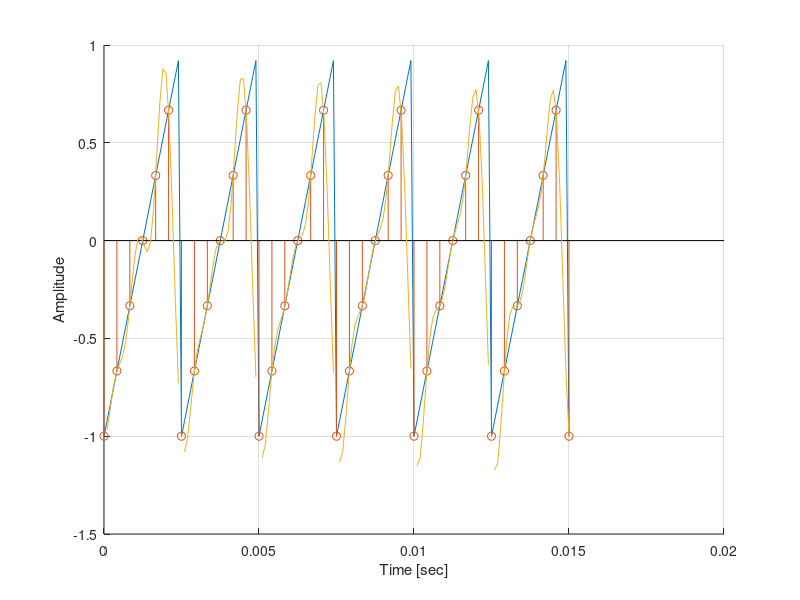
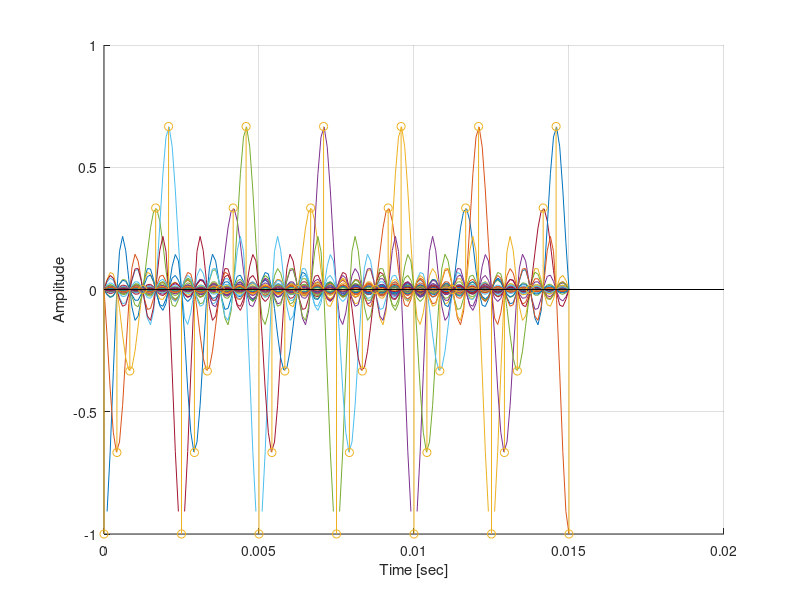

Here is the MATLAB script that generated these plots, in order: (Note: this script raises an error after producing the figures.)
%% Sampling and reconstruction demo
clear,clc,close all;

%% Parameters
F = 400;     % frequency of signal [Hz]
Fs = 6*(F);   % sampling rate [Hz]
Ts = 1/Fs;  % sampling period [sec]

%% Generate "continuous time" signal and discrete time signal
tc = 0:1e-4:6/F;        % CT axis
xc = sawtooth(2*pi*F*tc);    % CT signal
td = 0:Ts:6/F;          % DT axis
xd = sawtooth(2*pi*F*td);    % DT signal
N = length(td);         % number of samples

%% Reconstruction by using the formula:
% xr(t) = sum over n=0,...,N-1: x(nT)*sin(pi*(t-nT)/T)/(pi*(t-nT)/T)
% Note that sin(pi*(t-nT)/T)/(pi*(t-nT)/T) = sinc((t-nT)/T)
% sinc(x) = sin(pi*x)/(pi*x) according to MATLAB
xr = zeros(size(tc));
sinc_train = zeros(N,length(tc));
for t = 1:length(tc)
    for n = 0:N-1
        sinc_train(n+1,:) = sin(pi*(tc-n*Ts)/Ts)./(pi*(tc-n*Ts)/Ts);
        xr(t) = xr(t) + xd(n+1)*sin(pi*(tc(t)-n*Ts)/Ts)/(pi*(tc(t)-n*Ts)/Ts);
    end
end

%% Plot the results
figure
hold on
grid on
plot(tc,xc)
stem(td,xd)
plot(tc,xr)
xlabel('Time [sec]')
ylabel('Amplitude')

%% Sinc train visualization    
figure
hold on
grid on
plot(tc,xd.'.*sinc_train)
stem(td,xd)
xlabel('Time [sec]')
ylabel('Amplitude')

%% FINDING THE PERIOD
 xr =  movmean(xr, 5);
 [~,peaklocs] = findpeaks(xr,tc);
 [~,peaklocsactual]=findpeaks(xc,tc);
 period = mean(diff(peaklocs));
 period1= mean(diff(peaklocsactual));
 disp(period1);
 disp(period);